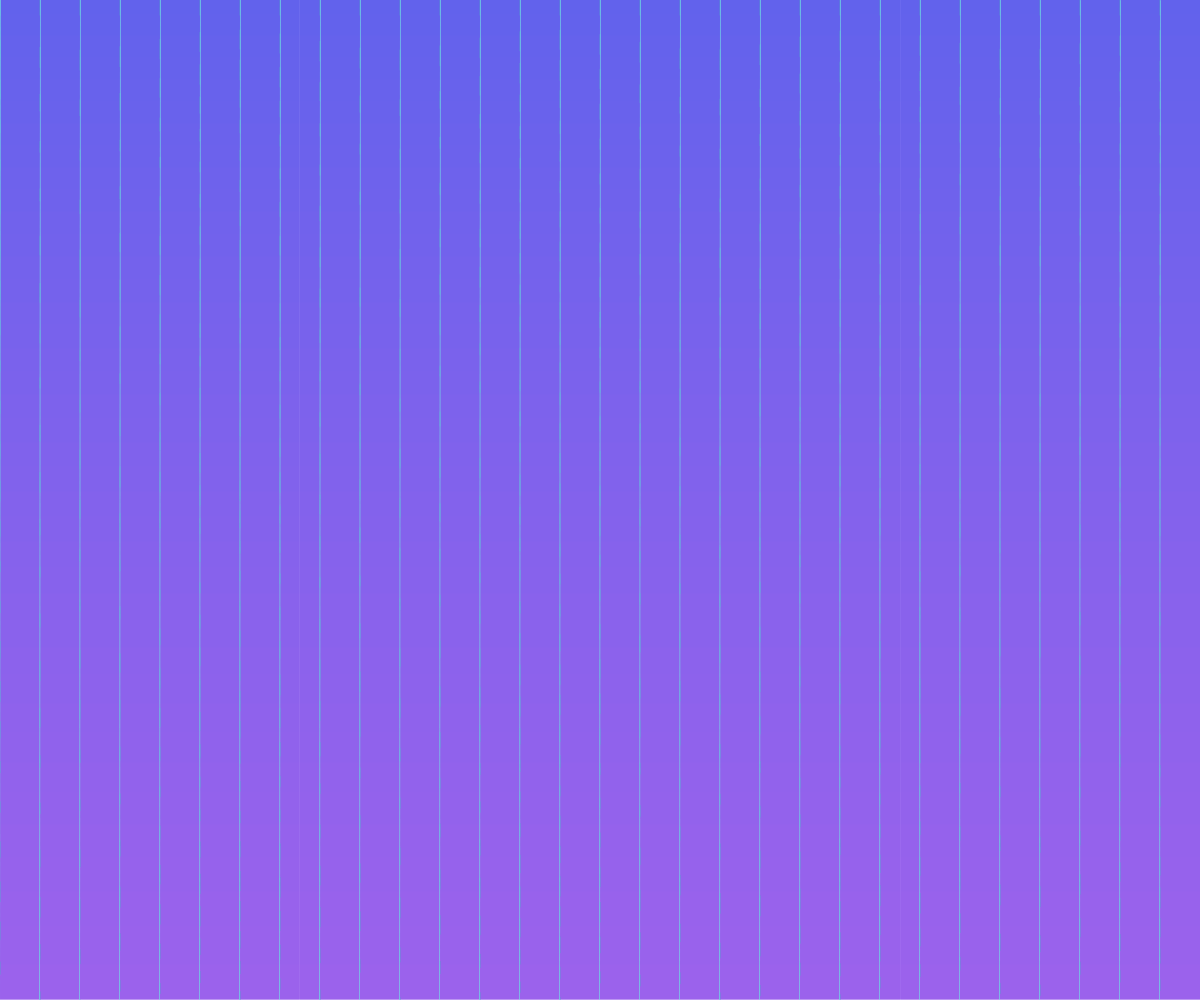
Frame 1 (no input)
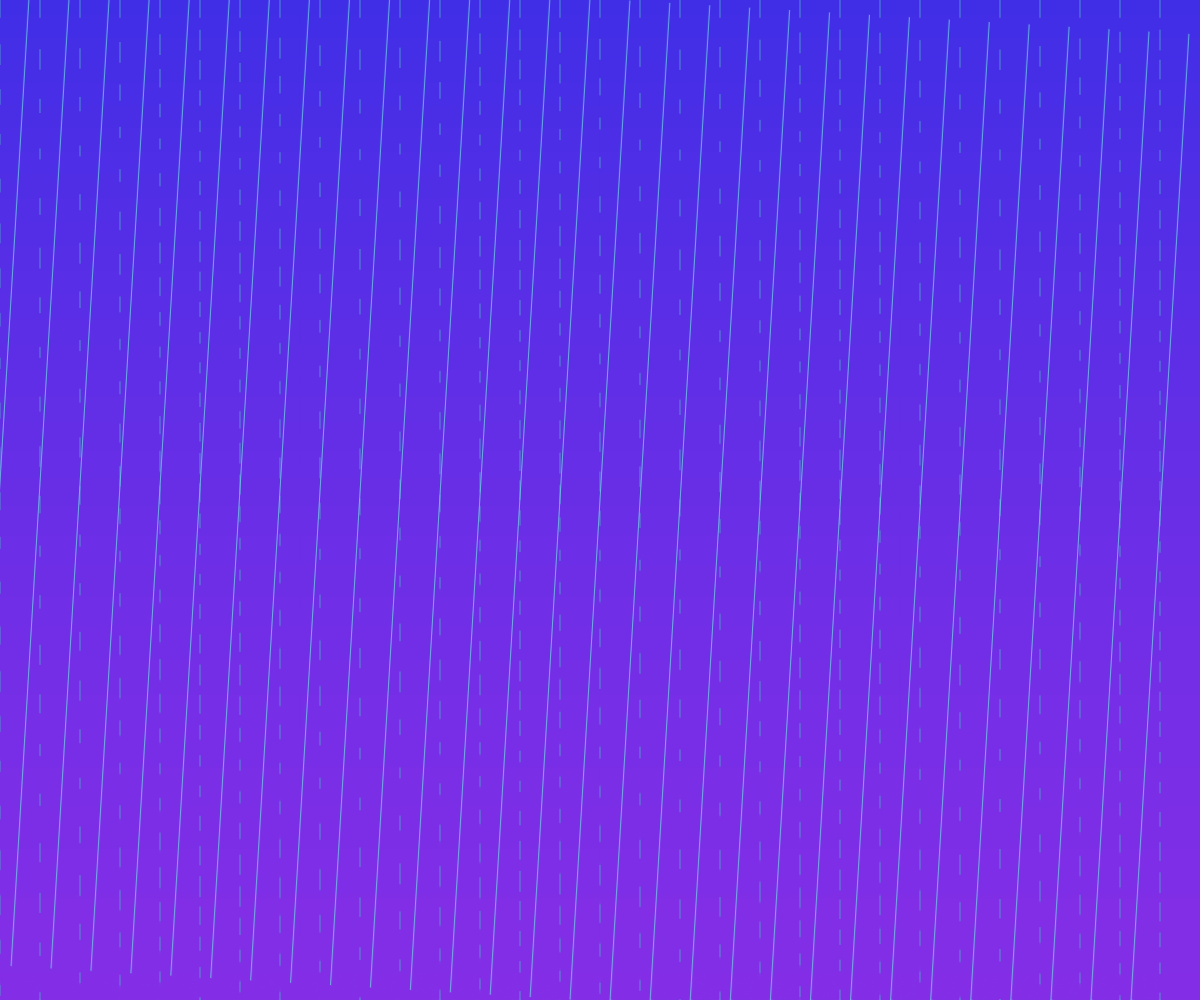
Frame 60 (no input)
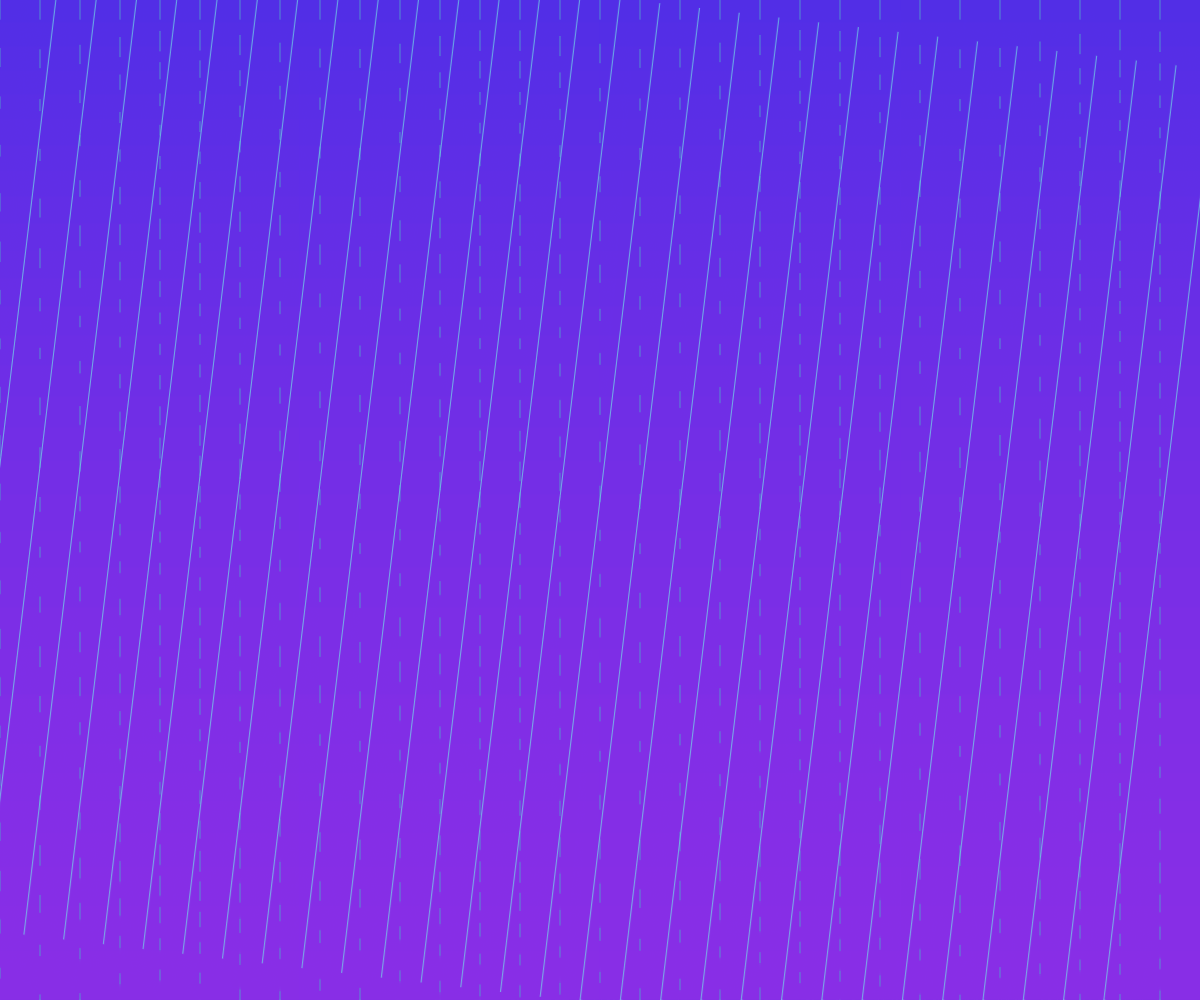
Frame 120 (the mouse pressed at the canvas centre since frame 60)

The p5.js sketch that drew these frames (run headless with seeded random() and noise() and a simulated clock; from frame 60 on, the mouse is pressed at the canvas centre):

// p5.js sketch
// ── sketch.js
function setup() {
  createCanvas(windowWidth, windowHeight);
  colorMode(HSB, 360, 100, 100, 1);
}

function draw() {
  // Smoothly shifting background gradient
  let time = millis() * 0.0002;
  for (let y = 0; y < height; y++) {
    let inter = map(y, 0, height, 0, 1);
    let hue = (240 + sin(time + inter) * 30) % 360;
    stroke(hue, 80, 90, 1);
    line(0, y, width, y);
  }

  // Dynamic grid with flowing lines
  let gridSize = 40;
  let timeOffset = millis() * 0.0005;

  for (let x = 0; x < width; x += gridSize) {
    let offset = sin(x * 0.02 + timeOffset) * 10;
    let yStep = gridSize + offset;
    for (let y = 0; y < height; y += yStep) {
      // Draw lines with subtle variation
      let lineLength = 15 + sin(y * 0.03 + timeOffset) * 5;
      stroke(200, 60, 80, 0.7);
      line(x, y, x, y + lineLength);
    }
  }

  // Overlay a second grid at a different angle
  let angle = time * 0.3;
  let sinA = sin(angle);
  let cosA = cos(angle);

  for (let i = 0; i < width; i += gridSize) {
    let x1 = i;
    let y1 = 0;
    let x2 = i;
    let y2 = height;

    // Rotate the line
    let cx = width / 2;
    let cy = height / 2;
    let rx1 = (x1 - cx) * cosA - (y1 - cy) * sinA + cx;
    let ry1 = (x1 - cx) * sinA + (y1 - cy) * cosA + cy;
    let rx2 = (x2 - cx) * cosA - (y2 - cy) * sinA + cx;
    let ry2 = (x2 - cx) * sinA + (y2 - cy) * cosA + cy;

    stroke(180, 50, 90, 0.6);
    line(rx1, ry1, rx2, ry2);
  }
}

function windowResized() {
  resizeCanvas(windowWidth, windowHeight);
}
